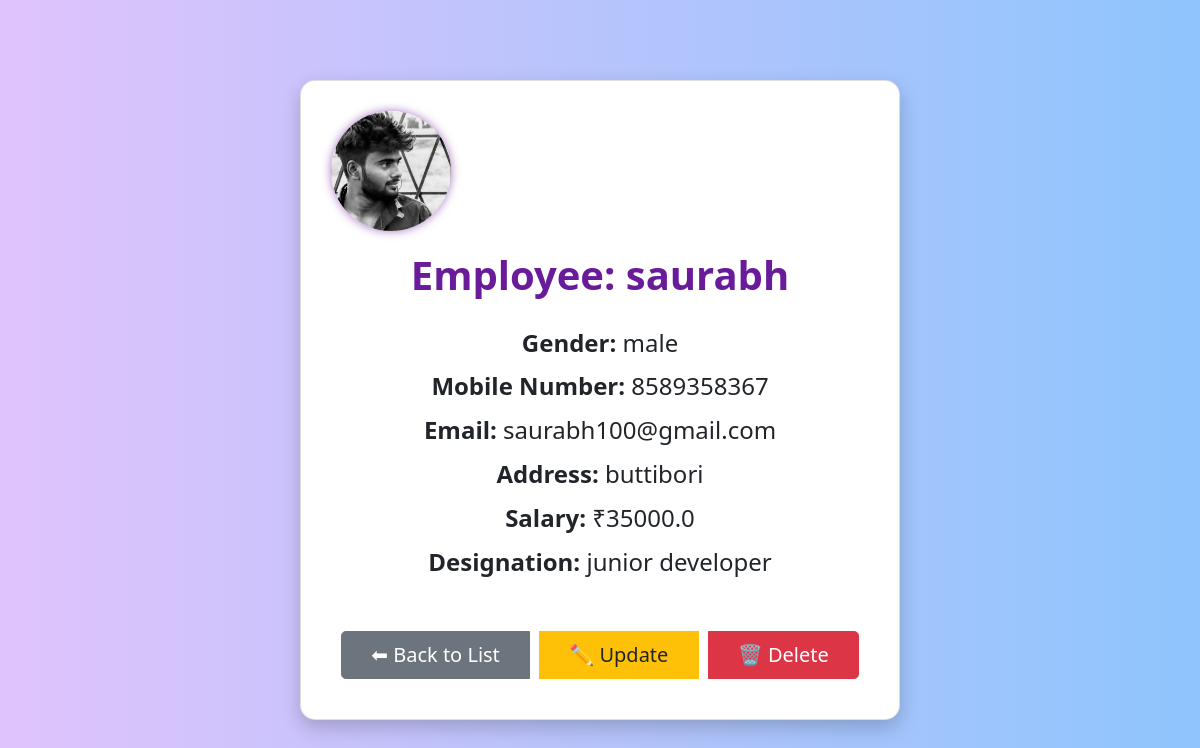
The page /forms/details/12/ on the database its author committed.
### employeeapp/models.py (models this page shows, shortened)
class Employee(models.Model):
    Gender_Choices = [
        ('M','Male'),
        ('F','Female'),
        ('O','Other'),
    ]
    phone_num = RegexValidator(regex=r'^\d{10}$' , message="Mobile Number must be exactly 10 digits.")
    name = models.CharField(max_length=60)
    gender = models.CharField(max_length=10, choices=Gender_Choices, verbose_name="Gender", null=True, blank=True)
    mob_num = models.CharField(validators=[phone_num], max_length=10)
    email = models.EmailField()
    address = models.TextField()
    salary = models.FloatField()
    designation = models.CharField()
    photo = models.ImageField(upload_to='employee_photos', null=True, blank=True)

### employeeapp/views.py (the view)
# urls.py: path('details/<int:id>/',details_of_emp),
def details_of_emp(request,id):
    context = {
        'obj' : Employee.objects.get(pk = id)
    }
    return render(request, 'employeeapp/details.html',context)

### employeeapp/templates/employeeapp/details.html (shortened to what this page needs)
<!DOCTYPE html>
<html lang="en">
<head>
  <link rel="stylesheet" href="https://cdn.jsdelivr.net/npm/bootstrap@4.6.2/dist/css/bootstrap.min.css">
  <link rel="stylesheet" href="https://cdnjs.cloudflare.com/ajax/libs/animate.css/4.1.1/animate.min.css"/>
</head>
<body>
  <div class="card text-center animate__animated animate__fadeInUp">
    {% if obj.photo %}
      <img src="{{ obj.photo.url }}/" alt="Employee Image"  class="profile-img">
    {% else %}
      <img src="https://cdn-icons-png.flaticon.com/512/3135/3135715.png" alt="Default Image" class="profile-img">
    {% endif %}
    <h1>Employee: {{ obj.name }}</h1>
    <h4><strong>Gender:</strong> {{ obj.gender }}</h4>
    <h4><strong>Mobile Number:</strong> {{ obj.mob_num }}</h4>
    <h4><strong>Email:</strong> {{ obj.email }}</h4>
    <h4><strong>Address:</strong> {{ obj.address }}</h4>
    <h4><strong>Salary:</strong> ₹{{ obj.salary }}</h4>
    <h4><strong>Designation:</strong> {{ obj.designation }}</h4>
    <div class="btn-group">
      <a href="/forms/list/" class="btn btn-secondary btn-lg">⬅ Back to List</a>
      <a href="/forms/update/{{ obj.id }}" class="btn btn-warning btn-lg">✏️ Update</a>
      <a href="/forms/delete/{{ obj.id }}" class="btn btn-danger btn-lg">🗑️ Delete</a>
    </div>
  </div>
</body>
</html>

### employeeapp/templates/employeeapp/details.html (style rules this page uses)
body { background: linear-gradient(to right, #e0c3fc, #8ec5fc); min-height: 100vh; display: flex; justify-content: center; align-items: center; font-family: 'Segoe UI', sans-serif; padding: 30px; }
.card { padding: 30px; border-radius: 15px; box-shadow: 0 8px 20px rgba(0, 0, 0, 0.2); background-color: white; max-width: 600px; width: 100%; animation: fadeIn 1s ease-in-out; }
.card h1 { color: #6a1b9a; font-weight: bold; margin-bottom: 30px; }
.card h4 { margin-bottom: 15px; }
.btn-group { margin-top: 30px; display: flex; justify-content: center; flex-wrap: wrap; }
.btn-lg { margin: 10px; min-width: 150px; }
.profile-img { width: 120px; height: 120px; border-radius: 50%; object-fit: cover; margin-bottom: 20px; box-shadow: 0 0 10px rgba(106, 27, 154, 0.6); }

### rows shown on the page
Employee: photo (picture), name "saurabh", gender "male", mob_num "8589358367", email "saurabh100@gmail.com", address "buttibori", salary "35000.0", designation "junior developer"
